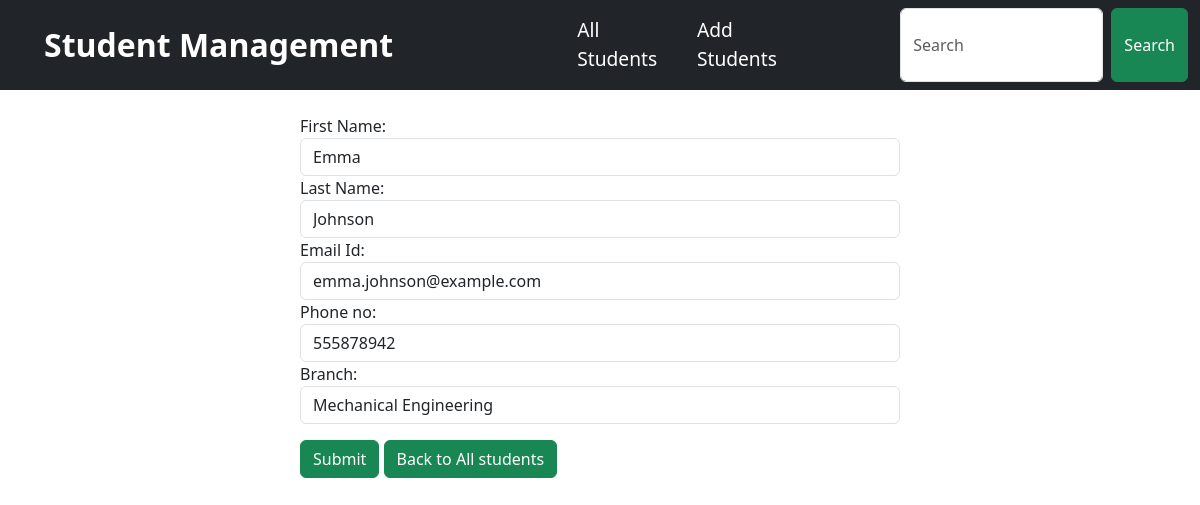
The app's page /update/6 with its own data.
### student_manage/models.py (models this page shows, shortened)
class Student(models.Model):
    MY_CHOICES = [
        ("CE", 'Civil Engineering'),
        ("EXTC", 'Electronics and Telecommunication'),
        ("ME", 'Mechanical Engineering'),
        ("AI", 'Artificial Intelligence'),
        ("IT", 'Information Technology'),
    ]
    firstname = models.CharField(max_length=50)
    lastname = models.CharField(max_length=50)
    email = models.EmailField()
    phone = models.PositiveIntegerField()
    branch = models.CharField(max_length=5, choices=MY_CHOICES)

### student_manage/views.py (the view)
# urls.py: path("update/<int:id>",views.update_student,name="update"),
def update_student(request,id):
    if request.method=="POST":
        student=Student.objects.get(pk=id)
        fm=StudentInfoForm(request.POST,instance=student)
        if fm.is_valid():
            fm.save()
        return HttpResponseRedirect("/")
    else:
        student=Student.objects.get(pk=id)
        fm=StudentInfoForm(instance=student)
    return render (request, "crud/update_student.html",{'form':fm})

### student_manage/forms.py
class StudentInfoForm(forms.ModelForm):
    class Meta:
        model = Student
        fields = ['firstname', 'lastname', 'email', 'phone', 'branch']
        labels = {'firstname': "First Name", 'lastname': "Last Name",'email': "Email Id", 'phone': "Phone no" ,'branch':"Branch"}
        widgets = {
            'firstname': forms.TextInput(attrs={"class": "form-control"}),
            'lastname': forms.TextInput(attrs={"class": "form-control"}),
            'email': forms.EmailInput(attrs={"class": "form-control"}),
            'phone': forms.NumberInput(attrs={"class": "form-control"}),
            'branch': forms.Select(attrs={"class": "form-control"}),
        }

### student_manage/templates/crud/update_student.html (shortened to what this page needs)
{% extends 'crud/base.html' %}
{% block content1 %}
<div clas="row ">
  <div class="col-6 offset-3">
      <form action="" method="post" novalidate >
          <br>
          {% for field in form %}
            {{field.label_tag}}
            {{field}}
          {% endfor %}
          <input type="submit" class="btn btn-success mt-3 ">
      <a href="/" class=" btn btn-success mt-3"> Back to All students</a>
      </form>
</div>
</div>
{% endblock %}

### records on screen
Student: form "Emma" "Johnson" "emma.johnson@example.com" "555878942" "Mechanical Engineering"

### other values on screen
{{ field.label_tag }} "First Name:" "Last Name:" "Email Id:" "Phone no:" "Branch:"
